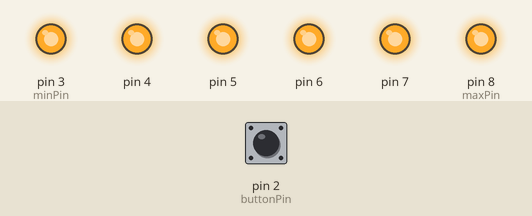
A sketch run on a simulated Arduino Uno, built with avr-gcc and run on an emulated ATmega328P. On the bench: output pins drawn as LEDs (lit = HIGH). The inputs (shaded band) are chosen by the test bench; at power-on: pin 2 (buttonPin) HIGH.

Above: at 0.1 s.
At 0.5 s:
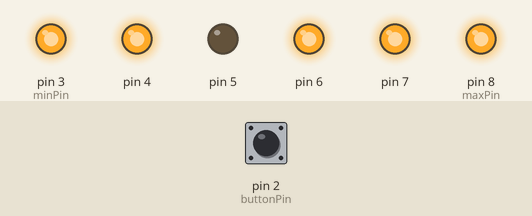
At 0.7 s:
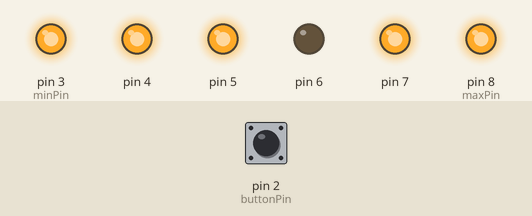
At 1.3 s:
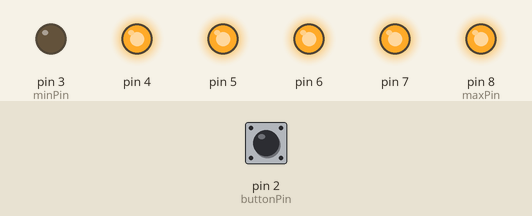
At 2.1 s:
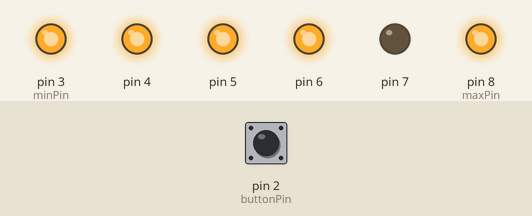
At 2.7 s:
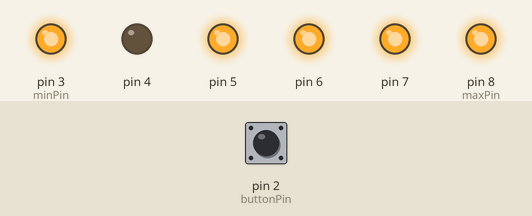
Timing chart, 0 to 3.0 s (numbered marks = the images above):
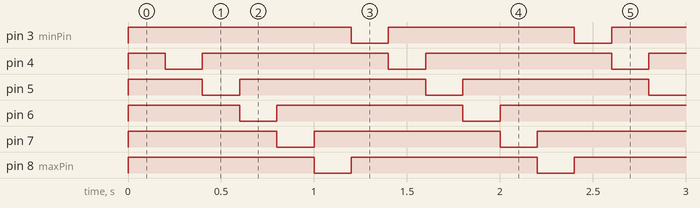

Measured:
- by itself, pin 3 (minPin), pin 4–7, pin 8 (maxPin): alternates HIGH for 1.0 s and LOW for 0.20 s
- by itself, everything shown: repeats every 1.2 s, in 6 steps

The sketch:

RunningLightTimer.ino
```cpp
#include <MsTimer2.h>

/*
  Running light using timer interrupts.
*/

// Pins 2 or 3 should be used for interruptions on UNO.
const int buttonPin = 2;

// Time each LED is on.
const int flashTime = 200;

// Time when current LED was turned on
unsigned int timeTurnedOn = 0;

// Pins that must light up.
const int minPin = 3;
const int maxPin = 8;

// Initially, the light runs from the lowest pinID to the highest.
volatile int runStart = minPin;
volatile int runEnd = maxPin + 1;
volatile int step = 1;

// Current pin
volatile unsigned short pin = runStart;

// Changes the direction of light movement.
void timerISR()
{

  // Turn off current LED
  digitalWrite(pin, HIGH);

  // If button is being pressed - change direction
  if (digitalRead(buttonPin) == LOW)
  {
    runStart = (runStart == minPin) ? maxPin : minPin;
    runEnd = (runEnd == maxPin + 1) ? (minPin - 1) : (maxPin + 1);
    step = -step;
  }

  pin += step;

  // If the end is reached - restart
  if (pin == runEnd)
  {
    pin = runStart;
  }

  // Turn on new LED
  digitalWrite(pin, LOW);

}


void setup()
{
  for (int pin = minPin; pin <= maxPin; pin++)
  {
    pinMode(pin, OUTPUT);
    digitalWrite(pin, HIGH);
  }
  pinMode(buttonPin, INPUT_PULLUP);
  // Set interruption to be handled periodically.
  MsTimer2::set(flashTime, timerISR);
  // Start generating interruptions
  MsTimer2::start();
}


void loop()
{
  // Main loop is empty. All logic is handled in the ISR function.
}
```
